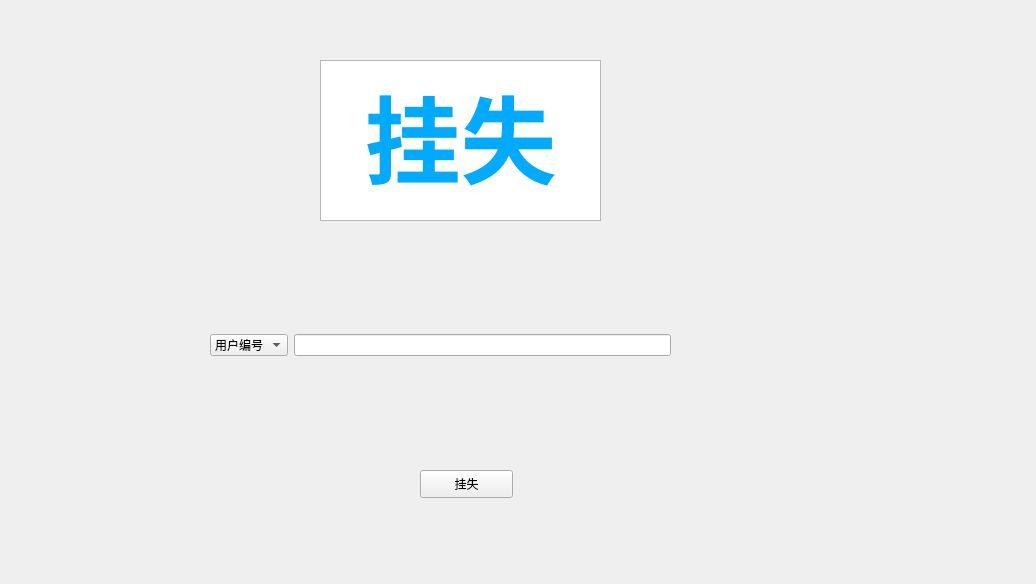
<?xml version="1.0" encoding="UTF-8"?>
<ui version="4.0">
 <class>Lost</class>
 <widget class="QWidget" name="Lost">
  <property name="geometry">
   <rect>
    <x>0</x>
    <y>0</y>
    <width>1036</width>
    <height>584</height>
   </rect>
  </property>
  <property name="windowTitle">
   <string>Form</string>
  </property>
  <widget class="QPushButton" name="lost">
   <property name="geometry">
    <rect>
     <x>420</x>
     <y>470</y>
     <width>93</width>
     <height>28</height>
    </rect>
   </property>
   <property name="text">
    <string>挂失</string>
   </property>
  </widget>
  <widget class="QTextBrowser" name="textBrowser">
   <property name="geometry">
    <rect>
     <x>320</x>
     <y>60</y>
     <width>281</width>
     <height>161</height>
    </rect>
   </property>
   <property name="html">
    <string>&lt;!DOCTYPE HTML PUBLIC &quot;-//W3C//DTD HTML 4.0//EN&quot; &quot;http://www.w3.org/TR/REC-html40/strict.dtd&quot;&gt;
&lt;html&gt;&lt;head&gt;&lt;meta name=&quot;qrichtext&quot; content=&quot;1&quot; /&gt;&lt;style type=&quot;text/css&quot;&gt;
p, li { white-space: pre-wrap; }
&lt;/style&gt;&lt;/head&gt;&lt;body style=&quot; font-family:'SimSun'; font-size:9pt; font-weight:400; font-style:normal;&quot;&gt;
&lt;p align=&quot;center&quot; style=&quot; margin-top:0px; margin-bottom:0px; margin-left:0px; margin-right:0px; -qt-block-indent:0; text-indent:0px;&quot;&gt;&lt;span style=&quot; font-size:72pt; font-weight:600; color:#00aaff;&quot;&gt;挂失&lt;/span&gt;&lt;/p&gt;&lt;/body&gt;&lt;/html&gt;</string>
   </property>
  </widget>
  <widget class="QWidget" name="horizontalLayoutWidget">
   <property name="geometry">
    <rect>
     <x>210</x>
     <y>320</y>
     <width>461</width>
     <height>51</height>
    </rect>
   </property>
   <layout class="QHBoxLayout" name="horizontalLayout">
    <item>
     <widget class="QComboBox" name="method">
      <item>
       <property name="text">
        <string>用户编号</string>
       </property>
      </item>
      <item>
       <property name="text">
        <string>用户卡号</string>
       </property>
      </item>
     </widget>
    </item>
    <item>
     <widget class="QLineEdit" name="num"/>
    </item>
   </layout>
  </widget>
 </widget>
 <resources/>
 <connections/>
</ui>
